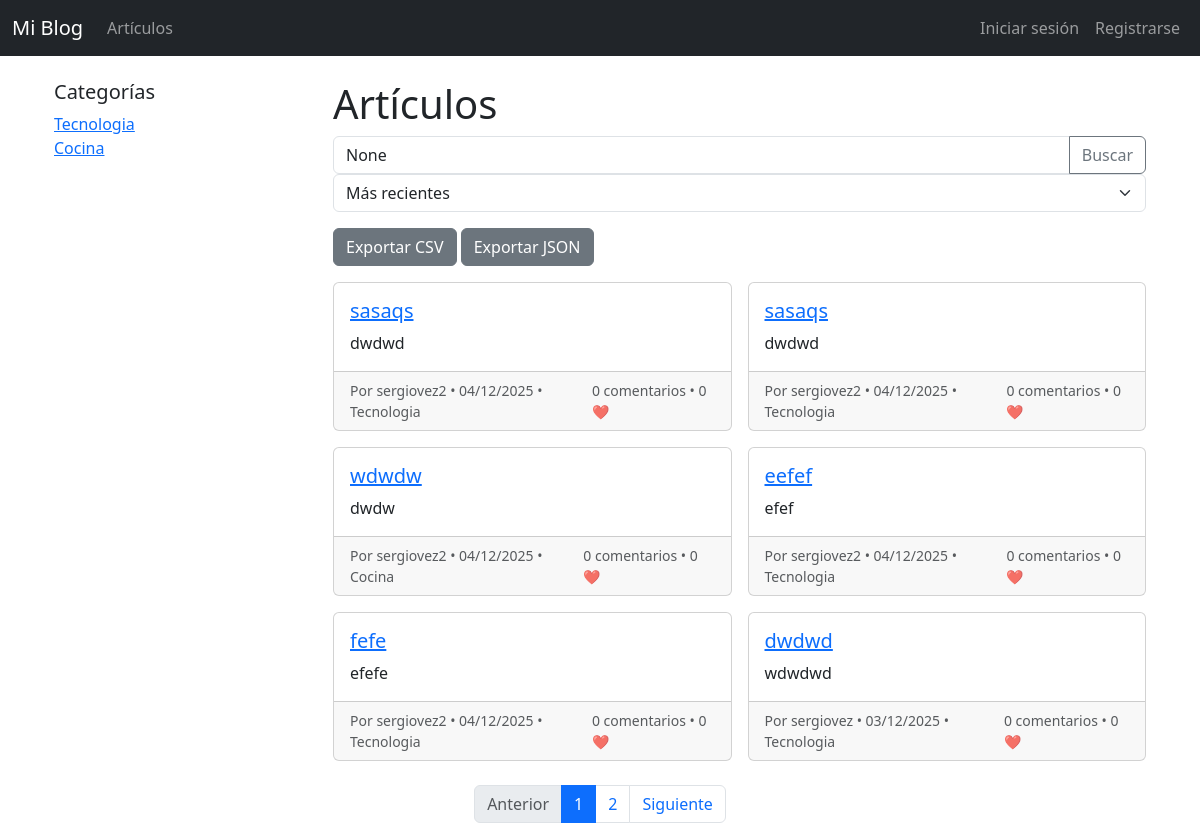
The app's page /articles/ with its own data.
### articles/models.py (models this page shows, shortened)
class Category(models.Model):
    name = models.CharField(max_length=50, unique=True)
    slug = models.SlugField(unique=True, blank=True)
    def __str__(self):
        return self.name

class Article(models.Model):
    title = models.CharField(max_length=200)
    content = models.TextField()
    slug = models.SlugField(max_length=200, unique=True)
    author = models.ForeignKey(User, on_delete=models.CASCADE)
    category = models.ForeignKey(Category, on_delete=models.SET_NULL, null=True)
    tags = models.ManyToManyField(Tag, blank=True)
    created_at = models.DateTimeField(auto_now_add=True)
    updated_at = models.DateTimeField(auto_now=True)
    def total_likes(self):
        return self.likes.count()

### articles/views.py (the view)
# urls.py: path('', views.article_list, name='article_list'),
def article_list(request):
    query = request.GET.get('q')
    sort = request.GET.get('sort')
    articles = Article.objects.all().order_by('-created_at')
    if query:
        articles = articles.filter(
            Q(title__icontains=query) |
            Q(author__username__icontains=query) |
            Q(category__name__icontains=query)
        ).distinct()
    if sort == 'comments':
        articles = articles.annotate(num_comments=Count('comments')).order_by('-num_comments')
    elif sort == 'likes':
        articles = articles.order_by('-total_likes')
    else:
        articles = articles.order_by('-created_at')
    categories = Category.objects.all()
    paginator = Paginator(articles, 6)
    page_number = request.GET.get('page')
    page_obj = paginator.get_page(page_number)
    return render(request, "articles/article_list.html", {
        "articles": page_obj,
        "query": query,
        "sort": sort,
        "categories": categories,
    })

### articles/templates/articles/article_list.html (shortened to what this page needs)
{% extends "layout_base.html" %}
{% block page_content %}
<div class="container mt-4">
    <div class="row">
        <div class="col-md-3">
            <h5>Categorías</h5>
            <ul class="list-group mb-3">
                {% for cat in categories %}
                    <a href="{% url 'articles:articles_by_category' cat.slug %}">
                        {{ cat.name }}
                    </a>
                {% empty %}
                    <li class="list-group-item">No hay categorías</li>
                {% endfor %}
            </ul>
        </div>
        <div class="col-md-9">
            <h1>Artículos</h1>
            <form method="get" class="mb-3">
                <div class="input-group">
                    <input class="form-control" name="q" placeholder="Buscar..." value="{{ query }}">
                    <button class="btn btn-outline-secondary" type="submit">Buscar</button>
                </div>
                <select name="sort" class="form-select" onchange="this.form.submit()">
                    <option value="">Más recientes</option>
                </select>
            </form>
            <div class="mb-3">
                <a href="{% url 'articles:export_csv' %}" class="btn btn-secondary">Exportar CSV</a>
                <a href="{% url 'articles:export_json' %}" class="btn btn-secondary">Exportar JSON</a>
            </div>
            <div class="row row-cols-1 row-cols-md-2 g-3">
                {% for article in articles %}
                    <div class="col">
                        <div class="card h-100">
                            <div class="card-body">
                                <h5 class="card-title">
                                    <a href="{% url 'articles:article_detail' article.slug %}">{{ article.title }}</a>
                                </h5>
                                <p class="card-text">{{ article.content|truncatechars:200 }}</p>
                            </div>
                            <div class="card-footer d-flex justify-content-between align-items-center">
                                <small class="text-muted">
                                    Por {{ article.author.username }} • {{ article.created_at|date:"d/m/Y" }} • {{ article.category }}
                                </small>
                                <small class="text-muted">
                                    {{ article.comments.count }} comentarios • {{ article.total_likes }} ❤️
                                </small>
                            </div>
                        </div>
                    </div>
                {% empty %}
                    <p>No hay artículos.</p>
                {% endfor %}
            </div>
        </div>
        <nav aria-label="Page navigation">
        <ul class="pagination justify-content-center mt-4">
            {% if articles.has_previous %}
            <li class="page-item">
                <a class="page-link" href="?page={{ articles.previous_page_number }}{% if query %}&q={{ query }}{% endif %}">Anterior</a>
            </li>
            {% else %}
            <li class="page-item disabled"><span class="page-link">Anterior</span></li>
            {% endif %}
            {% for num in articles.paginator.page_range %}
            {% if articles.number == num %}
                <li class="page-item active"><span class="page-link">{{ num }}</span></li>
            {% else %}
                <li class="page-item">
                <a class="page-link" href="?page={{ num }}{% if query %}&q={{ query }}{% endif %}">{{ num }}</a>
                </li>
            {% endif %}
            {% endfor %}
            {% if articles.has_next %}
            <li class="page-item">
                <a class="page-link" href="?page={{ articles.next_page_number }}{% if query %}&q={{ query }}{% endif %}">Siguiente</a>
            </li>
            {% else %}
            <li class="page-item disabled"><span class="page-link">Siguiente</span></li>
            {% endif %}
        </ul>
        </nav>
    </div>
</div>
{% endblock %}

### my_articles/templates/layout_base.html (shortened to what this page needs)
{% load static %}
<!DOCTYPE html>
<html lang="es">
<head>
    <link rel="stylesheet" href="{% static 'css/styles.css' %}">
    <link href="https://cdn.jsdelivr.net/npm/bootstrap@5.3.2/dist/css/bootstrap.min.css" rel="stylesheet">
</head>
<body>
<nav class="navbar navbar-expand-lg navbar-dark bg-dark mb-4">
  <div class="container-fluid">
    <a class="navbar-brand" href="{% url 'articles:article_list' %}">Mi Blog</a>
    <div class="collapse navbar-collapse" id="navbarNav">
      <ul class="navbar-nav me-auto">
        <li class="nav-item">
          <a class="nav-link" href="{% url 'articles:article_list' %}">Artículos</a>
        </li>
      </ul>
      <ul class="navbar-nav">
        {% if user.is_authenticated %}
        <li class="nav-item">
          <span class="navbar-text me-2">Hola, {{ user.username }}</span>
        </li>
        <li class="nav-item">
            <form method="post" action="{% url 'core:logout' %}" class="d-inline">
            {% csrf_token %}
            <button type="submit" class="btn btn-link nav-link">Cerrar sesión</button>
            </form>
        </li>
        {% else %}
        <li class="nav-item">
          <a class="nav-link" href="{% url 'core:login' %}">Iniciar sesión</a>
        </li>
        <li class="nav-item">
          <a class="nav-link" href="{% url 'core:register' %}">Registrarse</a>
        </li>
        {% endif %}
      </ul>
    </div>
  </div>
</nav>
<div class="container">
    {% block page_content %}{% endblock %}
</div>
</body>
</html>

### static/css/styles.css (style rules this page uses)
body { background-color: white; }

### records on screen
Category: name "Tecnologia"
Category: name "Cocina"
Article: title "sasaqs", content "dwdwd", author.username "sergiovez2", created_at "04/12/2025", category "Tecnologia", comments.count "0", total_likes "0"
Article: title "sasaqs", content "dwdwd", author.username "sergiovez2", created_at "04/12/2025", category "Tecnologia", comments.count "0", total_likes "0"
Article: title "wdwdw", content "dwdw", author.username "sergiovez2", created_at "04/12/2025", category "Cocina", comments.count "0", total_likes "0"
Article: title "eefef", content "efef", author.username "sergiovez2", created_at "04/12/2025", category "Tecnologia", comments.count "0", total_likes "0"
Article: title "fefe", content "efefe", author.username "sergiovez2", created_at "04/12/2025", category "Tecnologia", comments.count "0", total_likes "0"
Article: title "dwdwd", content "wdwdwd", author.username "sergiovez", created_at "03/12/2025", category "Tecnologia", comments.count "0", total_likes "0"

### other values on screen
{{ num }} "1"
{{ num }} "2"
